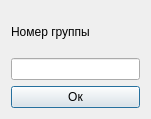
<?xml version="1.0" encoding="UTF-8"?>
<ui version="4.0">
 <class>InsertGroup</class>
 <widget class="QDialog" name="InsertGroup">
  <property name="geometry">
   <rect>
    <x>0</x>
    <y>0</y>
    <width>151</width>
    <height>119</height>
   </rect>
  </property>
  <property name="windowTitle">
   <string>Dialog</string>
  </property>
  <layout class="QVBoxLayout" name="verticalLayout_2">
   <item>
    <layout class="QVBoxLayout" name="verticalLayout">
     <item>
      <widget class="QLabel" name="label">
       <property name="text">
        <string>Номер группы</string>
       </property>
      </widget>
     </item>
     <item>
      <widget class="QLineEdit" name="lineEditNumber"/>
     </item>
     <item>
      <widget class="QPushButton" name="pushButtonOk">
       <property name="text">
        <string>Ок</string>
       </property>
      </widget>
     </item>
    </layout>
   </item>
  </layout>
 </widget>
 <resources/>
 <connections/>
</ui>
